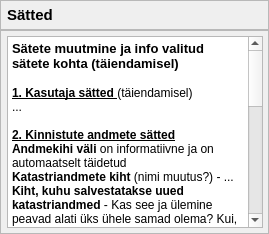
              <widget class="QWidget" name="w_HM_Satted">
               <layout class="QVBoxLayout" name="verticalLayout_60">
                <property name="spacing">
                 <number>0</number>
                </property>
                <property name="leftMargin">
                 <number>0</number>
                </property>
                <property name="topMargin">
                 <number>0</number>
                </property>
                <property name="rightMargin">
                 <number>0</number>
                </property>
                <property name="bottomMargin">
                 <number>0</number>
                </property>
                <item>
                 <widget class="QFrame" name="f_HM_Satted_Pealkiri">
                  <property name="frameShape">
                   <enum>QFrame::StyledPanel</enum>
                  </property>
                  <property name="frameShadow">
                   <enum>QFrame::Raised</enum>
                  </property>
                  <layout class="QVBoxLayout" name="verticalLayout_47">
                   <property name="spacing">
                    <number>5</number>
                   </property>
                   <property name="leftMargin">
                    <number>6</number>
                   </property>
                   <property name="topMargin">
                    <number>5</number>
                   </property>
                   <property name="rightMargin">
                    <number>5</number>
                   </property>
                   <property name="bottomMargin">
                    <number>5</number>
                   </property>
                   <item>
                    <widget class="QLabel" name="lb_HM_Satted_Pealkiri">
                     <property name="font">
                      <font>
                       <pointsize>11</pointsize>
                       <weight>75</weight>
                       <bold>true</bold>
                      </font>
                     </property>
                     <property name="text">
                      <string>Sätted</string>
                     </property>
                    </widget>
                   </item>
                  </layout>
                 </widget>
                </item>
                <item>
                 <widget class="QFrame" name="f_HM_Satted_Sisu">
                  <property name="frameShape">
                   <enum>QFrame::StyledPanel</enum>
                  </property>
                  <property name="frameShadow">
                   <enum>QFrame::Raised</enum>
                  </property>
                  <layout class="QVBoxLayout" name="verticalLayout_59">
                   <property name="spacing">
                    <number>5</number>
                   </property>
                   <property name="leftMargin">
                    <number>6</number>
                   </property>
                   <property name="topMargin">
                    <number>5</number>
                   </property>
                   <property name="rightMargin">
                    <number>5</number>
                   </property>
                   <property name="bottomMargin">
                    <number>5</number>
                   </property>
                   <item>
                    <widget class="QTextEdit" name="te_HM_Satted_Sisu">
                     <property name="readOnly">
                      <bool>true</bool>
                     </property>
                     <property name="html">
                      <string>&lt;!DOCTYPE HTML PUBLIC &quot;-//W3C//DTD HTML 4.0//EN&quot; &quot;http://www.w3.org/TR/REC-html40/strict.dtd&quot;&gt;
&lt;html&gt;&lt;head&gt;&lt;meta name=&quot;qrichtext&quot; content=&quot;1&quot; /&gt;&lt;style type=&quot;text/css&quot;&gt;
p, li { white-space: pre-wrap; }
&lt;/style&gt;&lt;/head&gt;&lt;body style=&quot; font-family:'MS Shell Dlg 2'; font-size:7.8pt; font-weight:400; font-style:normal;&quot;&gt;
&lt;p style=&quot; margin-top:0px; margin-bottom:0px; margin-left:0px; margin-right:0px; -qt-block-indent:0; text-indent:0px;&quot;&gt;&lt;span style=&quot; font-size:10pt; font-weight:600;&quot;&gt;Sätete muutmine ja info valitud sätete kohta (täiendamisel)&lt;/span&gt;&lt;/p&gt;
&lt;p style=&quot;-qt-paragraph-type:empty; margin-top:0px; margin-bottom:0px; margin-left:0px; margin-right:0px; -qt-block-indent:0; text-indent:0px; font-size:10pt;&quot;&gt;&lt;br /&gt;&lt;/p&gt;
&lt;p style=&quot; margin-top:0px; margin-bottom:0px; margin-left:0px; margin-right:0px; -qt-block-indent:0; text-indent:0px;&quot;&gt;&lt;span style=&quot; font-size:9pt; font-weight:600; text-decoration: underline;&quot;&gt;1. Kasutaja sätted&lt;/span&gt;&lt;span style=&quot; font-size:9pt; text-decoration: underline;&quot;&gt; &lt;/span&gt;&lt;span style=&quot; font-size:9pt;&quot;&gt;(täiendamisel)&lt;/span&gt;&lt;/p&gt;
&lt;p style=&quot; margin-top:0px; margin-bottom:0px; margin-left:0px; margin-right:0px; -qt-block-indent:0; text-indent:0px;&quot;&gt;&lt;span style=&quot; font-size:9pt;&quot;&gt;...&lt;/span&gt;&lt;/p&gt;
&lt;p style=&quot;-qt-paragraph-type:empty; margin-top:0px; margin-bottom:0px; margin-left:0px; margin-right:0px; -qt-block-indent:0; text-indent:0px; font-size:9pt;&quot;&gt;&lt;br /&gt;&lt;/p&gt;
&lt;p style=&quot; margin-top:0px; margin-bottom:0px; margin-left:0px; margin-right:0px; -qt-block-indent:0; text-indent:0px;&quot;&gt;&lt;span style=&quot; font-size:9pt; font-weight:600; text-decoration: underline;&quot;&gt;2. Kinnistute andmete sätted&lt;/span&gt;&lt;/p&gt;
&lt;p style=&quot; margin-top:0px; margin-bottom:0px; margin-left:0px; margin-right:0px; -qt-block-indent:0; text-indent:0px;&quot;&gt;&lt;span style=&quot; font-size:9pt; font-weight:600;&quot;&gt;Andmekihi väli &lt;/span&gt;&lt;span style=&quot; font-size:9pt;&quot;&gt;on informatiivne ja on automaatselt täidetud&lt;/span&gt;&lt;/p&gt;
&lt;p style=&quot; margin-top:0px; margin-bottom:0px; margin-left:0px; margin-right:0px; -qt-block-indent:0; text-indent:0px;&quot;&gt;&lt;span style=&quot; font-size:9pt; font-weight:600;&quot;&gt;Katastriandmete kiht&lt;/span&gt;&lt;span style=&quot; font-size:9pt;&quot;&gt; (nimi muutus?) - ...&lt;/span&gt;&lt;/p&gt;
&lt;p style=&quot; margin-top:0px; margin-bottom:0px; margin-left:0px; margin-right:0px; -qt-block-indent:0; text-indent:0px;&quot;&gt;&lt;span style=&quot; font-size:9pt; font-weight:600;&quot;&gt;Kiht, kuhu salvestatakse uued katastriandmed&lt;/span&gt;&lt;span style=&quot; font-size:9pt;&quot;&gt; - Kas see ja ülemine peavad alati üks ühele samad olema? Kui, siis miks eraldi täita vaja&lt;/span&gt;&lt;/p&gt;
&lt;p style=&quot;-qt-paragraph-type:empty; margin-top:0px; margin-bottom:0px; margin-left:0px; margin-right:0px; -qt-block-indent:0; text-indent:0px; font-size:9pt;&quot;&gt;&lt;br /&gt;&lt;/p&gt;
&lt;p style=&quot; margin-top:0px; margin-bottom:0px; margin-left:0px; margin-right:0px; -qt-block-indent:0; text-indent:0px;&quot;&gt;&lt;span style=&quot; font-size:9pt; font-weight:600; text-decoration: underline;&quot;&gt;3. Projektide sätted&lt;/span&gt;&lt;/p&gt;
&lt;p style=&quot; margin-top:0px; margin-bottom:0px; margin-left:0px; margin-right:0px; -qt-block-indent:0; text-indent:0px;&quot;&gt;&lt;span style=&quot; font-size:9pt; font-weight:600;&quot;&gt;Kinnistutega seotud projektikiht&lt;/span&gt;&lt;span style=&quot; font-size:9pt;&quot;&gt; - Kas see peab olema sama, mis katastriandmete kiht? Kui, siis võiks automaatselt täidetud olema.&lt;/span&gt;&lt;/p&gt;
&lt;p style=&quot;-qt-paragraph-type:empty; margin-top:0px; margin-bottom:0px; margin-left:0px; margin-right:0px; -qt-block-indent:0; text-indent:0px; font-size:9pt;&quot;&gt;&lt;br /&gt;&lt;/p&gt;
&lt;p style=&quot; margin-top:0px; margin-bottom:0px; margin-left:0px; margin-right:0px; -qt-block-indent:0; text-indent:0px;&quot;&gt;&lt;span style=&quot; font-size:9pt;&quot;&gt;Järnev võimaldab uute projektide lisamisel genereerida kokkulepitud asukohta struktureeritud projekti kausta. &lt;/span&gt;&lt;span style=&quot; font-size:9pt; font-weight:600; font-style:italic; text-decoration: underline;&quot;&gt;NB! Eeldab läbimõeldud ja toimivat kaustastruktuuri!&lt;/span&gt;&lt;/p&gt;
&lt;p style=&quot; margin-top:0px; margin-bottom:0px; margin-left:0px; margin-right:0px; -qt-block-indent:0; text-indent:0px;&quot;&gt;&lt;span style=&quot; font-size:9pt; font-weight:600;&quot;&gt;Projekti baaskaust&lt;/span&gt;&lt;span style=&quot; font-size:9pt;&quot;&gt; - Projekti kaust (k.a selles sisalduvad kaustad ja failid), mida soovitakse uute projektide loomisel dubleerida&lt;/span&gt;&lt;/p&gt;
&lt;p style=&quot; margin-top:0px; margin-bottom:0px; margin-left:0px; margin-right:0px; -qt-block-indent:0; text-indent:0px;&quot;&gt;&lt;span style=&quot; font-size:9pt; font-weight:600;&quot;&gt;Projekti sihtkaust&lt;/span&gt;&lt;span style=&quot; font-size:9pt;&quot;&gt; - kaust, milles hoiustatakse projekti baaskausta ja baaskaustast genereeritud uusi projekti kaustasid&lt;/span&gt;&lt;/p&gt;
&lt;p style=&quot;-qt-paragraph-type:empty; margin-top:0px; margin-bottom:0px; margin-left:0px; margin-right:0px; -qt-block-indent:0; text-indent:0px; font-size:9pt;&quot;&gt;&lt;br /&gt;&lt;/p&gt;
&lt;p style=&quot; margin-top:0px; margin-bottom:0px; margin-left:0px; margin-right:0px; -qt-block-indent:0; text-indent:0px;&quot;&gt;&lt;span style=&quot; font-size:9pt; font-weight:600; font-style:italic; text-decoration: underline;&quot;&gt;NB! Peale muudatuste salvestamist taaskäivita plugin!&lt;/span&gt;&lt;/p&gt;
&lt;p style=&quot;-qt-paragraph-type:empty; margin-top:0px; margin-bottom:0px; margin-left:0px; margin-right:0px; -qt-block-indent:0; text-indent:0px; font-size:9pt; font-weight:600; font-style:italic; text-decoration: underline;&quot;&gt;&lt;br /&gt;&lt;/p&gt;
&lt;p style=&quot;-qt-paragraph-type:empty; margin-top:0px; margin-bottom:0px; margin-left:0px; margin-right:0px; -qt-block-indent:0; text-indent:0px; font-size:9pt; font-weight:600; font-style:italic; text-decoration: underline;&quot;&gt;&lt;br /&gt;&lt;/p&gt;&lt;/body&gt;&lt;/html&gt;</string>
                     </property>
                    </widget>
                   </item>
                  </layout>
                 </widget>
                </item>
               </layout>
              </widget>
